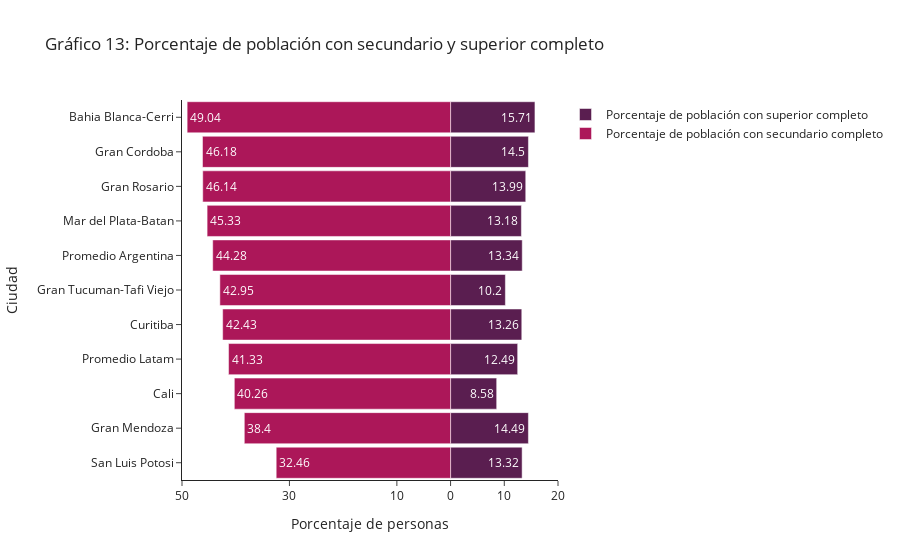

The notebook cell saved with this chart:
### Code cell
layout = go.Layout(yaxis=go.layout.YAxis(title='Ciudad'),
                   xaxis=go.layout.XAxis(
                       range=[-50, 20],
                       tickvals=[-50, -30, -10, 0, 10, 20],
                       ticktext=[50, 30, 10, 0, 10, 20],
                       title='Porcentaje de personas'),
                    barmode='overlay',
                    bargap=0.1,
                    template="simple_white",
                   title='Gráfico 13: Porcentaje de población con secundario y superior completo'
                  )

data = [go.Bar(y=edu.index,
               x=edu['% población con superior completo Total'],
               orientation='h',
               name='Porcentaje de población con superior completo',
               text=np.round(edu['% población con superior completo Total'].to_numpy(),2),
               hoverinfo='text',
               marker=dict(color=colors[4]),
                    #hoverlabel=dict(hover_data={act['dif']:':.2f'})
               ),
        go.Bar(y=edu.index,
               x=edu['% población con secundario completo (total)'],
               orientation='h',
               name='Porcentaje de población con secundario completo',
               text= np.round(edu['% población con secundario completo (total)'].to_numpy() * -1,2),
               hoverinfo='text',
               marker=dict(color=colors[8])
               )]

fig = go.Figure(
                data=data,
                layout=layout
)


fig.show()
fig.write_html(file="informe/images/edu1.html",full_html=False,include_plotlyjs='cdn')

### Figure 1 — Plotly figure (JSON) as saved in the notebook; plotly's stock layout.template omitted (floating-point values rounded to 4 significant figures)
{"data": [{"hoverinfo": "text", "marker": {"color": "#5a1e50"}, "name": "Porcentaje de población con superior completo", "orientation": "h", "text": [13.32, 14.49, 8.58, 12.49, 13.26, 10.2, 13.34, 13.18, 13.99, 14.5, 15.71], "type": "bar", "x": [13.32, 14.49, 8.584, 12.49, 13.26, 10.2, 13.34, 13.18, 13.99, 14.5, 15.71], "y": ["San Luis Potosi", "Gran Mendoza", "Cali", "Promedio Latam", "Curitiba", "Gran Tucuman-Tafi Viejo", "Promedio Argentina", "Mar del Plata-Batan", "Gran Rosario", "Gran Cordoba", "Bahia Blanca-Cerri"]}, {"hoverinfo": "text", "marker": {"color": "#ac1759"}, "name": "Porcentaje de población con secundario completo", "orientation": "h", "text": [32.46, 38.4, 40.26, 41.33, 42.43, 42.95, 44.28, 45.33, 46.14, 46.18, 49.04], "type": "bar", "x": [-32.46, -38.4, -40.26, -41.33, -42.43, -42.95, -44.28, -45.33, -46.14, -46.18, -49.04], "y": ["San Luis Potosi", "Gran Mendoza", "Cali", "Promedio Latam", "Curitiba", "Gran Tucuman-Tafi Viejo", "Promedio Argentina", "Mar del Plata-Batan", "Gran Rosario", "Gran Cordoba", "Bahia Blanca-Cerri"]}], "layout": {"autosize": true, "bargap": 0.1, "barmode": "overlay", "title": {"text": "Gráfico 13: Porcentaje de población con secundario y superior completo"}, "xaxis": {"range": [-50, 20], "ticktext": [50, 30, 10, 0, 10, 20], "tickvals": [-50, -30, -10, 0, 10, 20], "title": {"text": "Porcentaje de personas"}, "type": "linear"}, "yaxis": {"autorange": true, "range": [-0.5, 10.5], "title": {"text": "Ciudad"}, "type": "category"}}}
